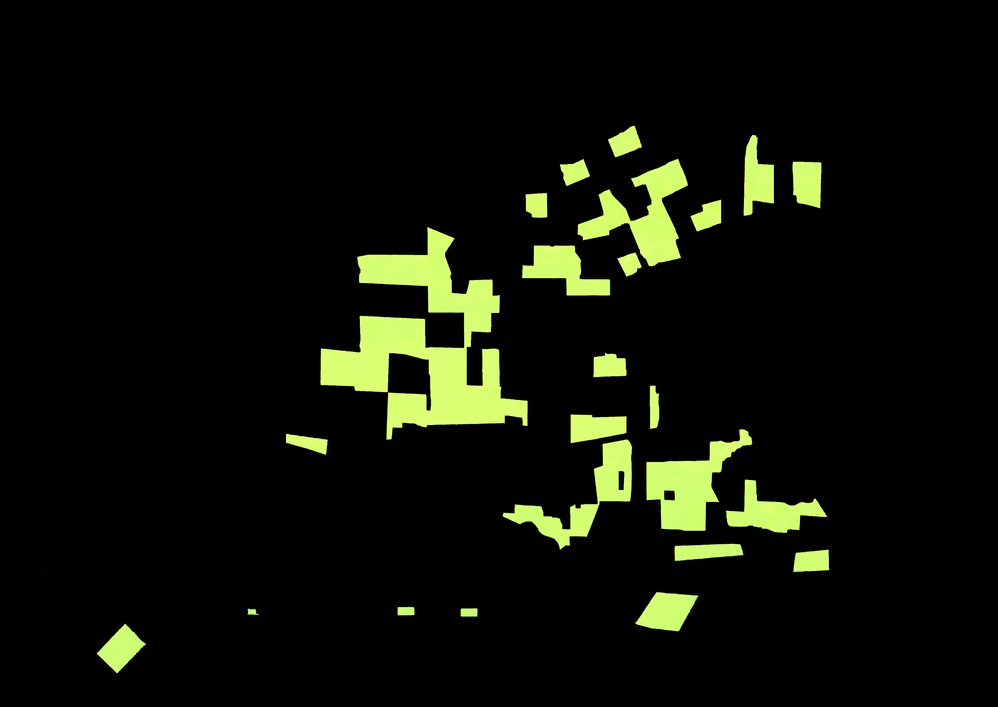
#> input picture green.jpg, 998 x 707 px, shrunk from 7188 x 5096 before the run
$ python treshold.py
#> lines starting #> are read from the running program, lines starting #| are printed output that depends on the picture
import cv2
import numpy as np

img1 = cv2.imread('green.jpg')
#> img1 is the input picture: shape (707, 998, 3); mean B, G, R 7.9, 17.2, 14.6
img2 = cv2.imread('sobel.jpg')
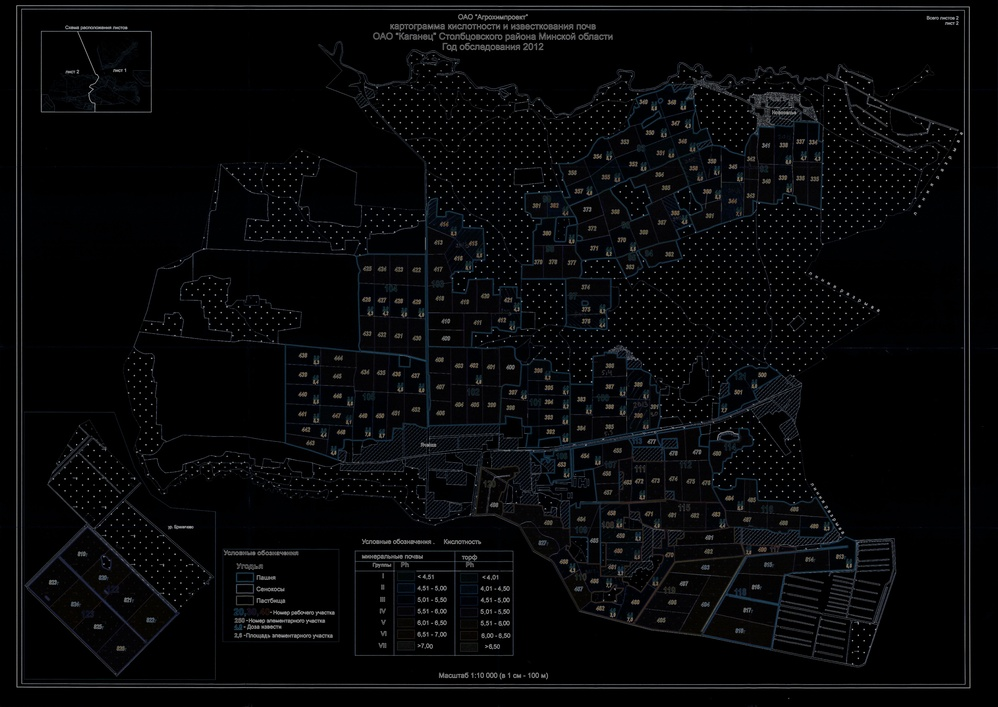
#> input picture sobel.jpg, 998 x 707 px, shrunk from 7188 x 5096 before the run
#> img2 is the input picture: shape (707, 998, 3); mean B, G, R 9.2, 7.8, 7.2
dst = cv2.addWeighted(img1,1,img2,0.5,0)
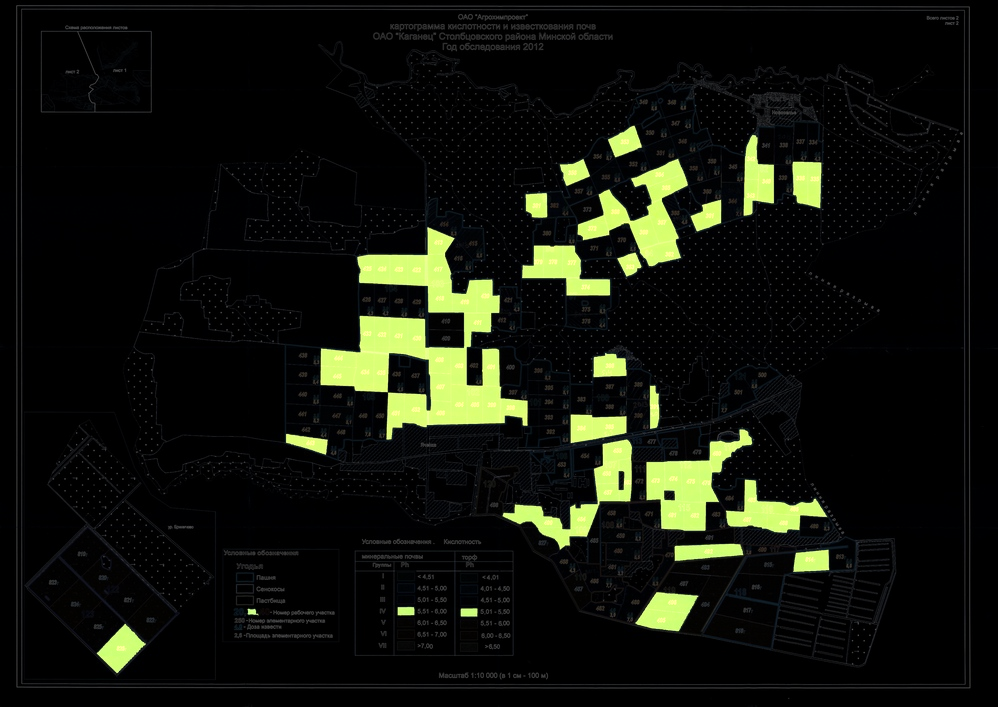
#> dst: shape (707, 998, 3); mean B, G, R 12.5, 20.8, 18.1

cv2.imwrite('adding.jpg',dst)
